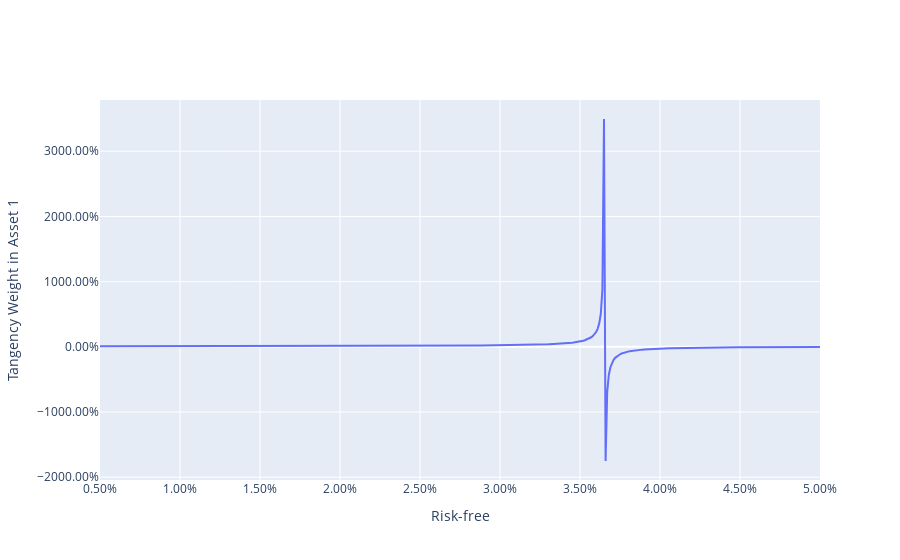

This figure's notebook cell:
### Code cell
# Plot the tangency weight in asset 1 as a function of the risk-free rate
rfs = np.arange(0.005, 0.05, 0.0001)
wgt = 0.0
wgts = tangency_rf(rfs)

# Plot
fig = go.Figure()
trace = go.Scatter(
        x=rfs,
        y=wgts,
        mode="lines"
)
fig.add_trace(trace)
fig.layout.xaxis["title"] = "Risk-free"
fig.layout.yaxis["title"] = "Tangency Weight in Asset 1"
fig.update_yaxes(tickformat=".2%")
fig.update_xaxes(tickformat=".2%")
fig.show()

### Figure 1 — Plotly figure (JSON) as saved in the notebook; plotly's stock layout.template omitted (floating-point values rounded to 4 significant figures; data arrays with more than 128 entries replaced by an {"elided": "..."} marker saying what was removed)
{"data": [{"mode": "lines", "type": "scatter", "x": {"elided": "451 float values"}, "y": {"elided": "451 float values"}}], "layout": {"xaxis": {"tickformat": ".2%", "title": {"text": "Risk-free"}}, "yaxis": {"tickformat": ".2%", "title": {"text": "Tangency Weight in Asset 1"}}}}
